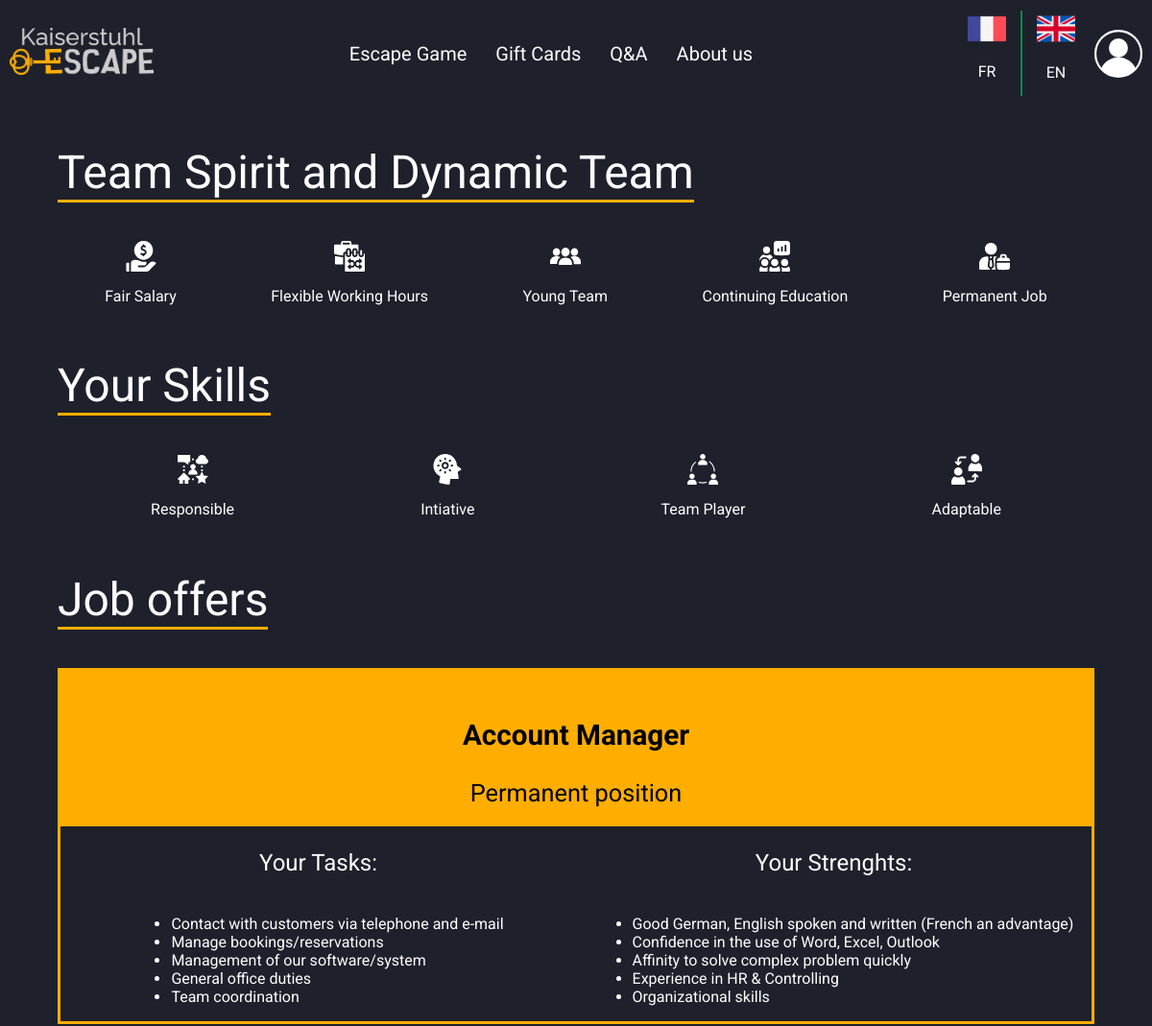
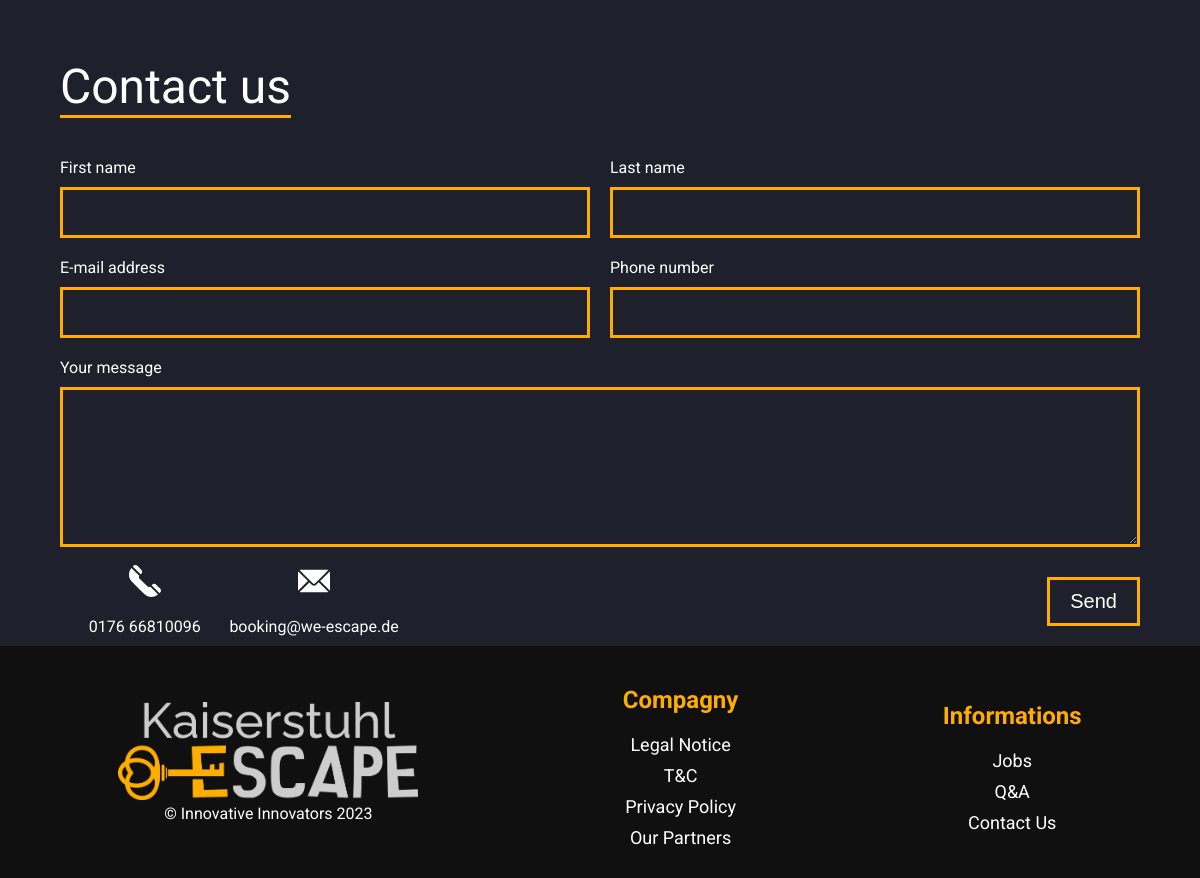
The app's page /index.php?action=jobs (signed in) with its own data (2 pictures, top to bottom).
### tables this page shows
CREATE TABLE `jobs` (
  `id_jobs` int(11) NOT NULL,
  `title` varchar(255) DEFAULT NULL,
  `titleFR` varchar(255) DEFAULT NULL,
  `position` varchar(255) DEFAULT NULL,
  `positionFR` varchar(255) DEFAULT NULL,
  `task` text DEFAULT NULL,
  `taskFR` text DEFAULT NULL,
  `strength` text DEFAULT NULL,
  `strengthFR` text DEFAULT NULL,
  `visible` tinyint(1) DEFAULT NULL
);

### vue/vue.class.php (called while the page is built, shortened)
<?php
class vue
{
    private $fichierVue;
    public function __construct($action)
    {
        $this->fichierVue = "vue/vue" . $action . ".php";
    }
    public function afficher($data, $title)
    {
        require $this->fichierVue;
        require "gabarit.php";
    }
}

### controleur/ctrJobs.class.php (called while the page is built)
<?php
require_once "modele/jobs.class.php";
require_once "vue/vue.class.php";
class ctrJobs
{
    public $jobs;
    public function __construct()
    {
        $this->jobs = new jobs();
    }
    public function jobs()
    {
        $jobs = $this->jobs->getJobsVisible();
        $title = "Jobs - Kaiserstuhl escape";
        $objVue = new vue("Jobs");
        $objVue->afficher(array("jobs" => $jobs), $title);
    }
}

### index.php (called while the page is built, shortened)
<?php
require "includes/default_config.php";
$objRouteur = new Routeur();
$objRouteur->routeurRequete();

### modele/jobs.class.php (called while the page is built, shortened)
<?php
require_once "modele/bdd.class.php";
class jobs extends bdd
{
    public function getJobsVisible()
    {
        $req = "SELECT * FROM jobs WHERE visible = 1";
        $jobs = $this->execReq($req);
        return $jobs;
    }
}

### includes/default_config.php (called while the page is built, shortened)
<?php
$conf = new stdClass();
$conf->DBHOST = config::$DBHost ?? "localhost";
$conf->DBUSER = config::$DBUser ?? "root";
$conf->DBNAME = config::DBNAME;
$conf->DBPWD = config::$DBPwd ?? "admin";

### modele/bdd.class.php (called while the page is built, shortened)
<?php
abstract class bdd
{
    private $bdd;
    protected function execReq($req)
    {
        $reponse = $this->connexionBDD()->query($req);
        $resultat = $reponse->fetchAll(PDO::FETCH_ASSOC);
        return $resultat;
    }
    private function connexionBDD()
    {
        global $conf;
        if (!isset($this->bdd))
            try {
                $options = array(PDO::MYSQL_ATTR_INIT_COMMAND => "SET NAMES utf8");
                $this->bdd = new PDO('mysql:host=' . $conf->DBHOST . ';dbname=' . $conf->DBNAME, $conf->DBUSER, $conf->DBPWD, $options);
            } catch (Exception $err) {
                throw new Exception("Connexion à la BDD");
            }
        return $this->bdd;
    }
}

### vue/vueJobs.php (the view, shortened to what this page needs)
<h2 class="titleUnderline"><?= JOBS_TITLE ?></h2>
<div class="jobsFirstIcons jobsIcons">
    <div class="jobsIcon">
        <img src="img/svg/moneyHand.svg" alt="Money in a hand">
        <p><?= JOBS_LOGO_1_1 ?></p>
    </div>
    <div class="jobsIcon">
        <img src="img/svg/work.svg" alt="Briefcase">
        <p><?= JOBS_LOGO_1_2 ?></p>
    </div>
    <div class="jobsIcon">
        <img src="img/svg/audience.svg" alt="3 people">
        <p><?= JOBS_LOGO_1_3 ?></p>
    </div>
    <div class="jobsIcon">
        <img src="img/svg/presentation.svg" alt="Presentation with a group of people">
        <p><?= JOBS_LOGO_1_4 ?></p>
    </div>
    <div class="singleLigneJobs">
        <div class="jobsIcon">
            <img src="img/svg/employee.svg" alt="An employee">
            <p><?= JOBS_LOGO_1_5 ?></p>
        </div>
    </div>
</div>
<h2 class="titleUnderline"><?= JOBS_H2_1 ?></h2>
<div class="jobsFirstIcons jobsIcons">
    <div class="jobsIcon">
        <img src="img/svg/userResponsability.svg" alt="User with responsabilties">
        <p><?= JOBS_LOGO_2_1 ?></p>
    </div>
    <div class="jobsIcon">
        <img src="img/svg/positive.svg" alt="A human head with a sun into it">
        <p><?= JOBS_LOGO_2_2 ?></p>
    </div>
    <div class="jobsIcon">
        <img src="img/svg/team.svg" alt="A team of persons">
        <p><?= JOBS_LOGO_2_3 ?></p>
    </div>
    <div class="jobsIcon">
        <img src="img/svg/exchange.svg" alt="Two persons making a exchange">
        <p><?= JOBS_LOGO_2_4 ?></p>
    </div>
</div>
<h2 class="titleUnderline"><?= JOBS_H2_2 ?></h2>
<div class="jobsOffers">
    <?php
    foreach ($jobs as $job) {
        ?>
        <div class="topJob">
            <div class="titleJob">
                <?php
                if ($_SESSION['lang'] == "fr") {
                    $jobTitle = $job['titleFR'];
                    $jobPosition = $job['positionFR'];
                } elseif ($_SESSION['lang'] == "en") {
                    $jobTitle = $job['title'];
                    $jobPosition = $job['position'];
                } else {
                    $jobTitle = $job['title'];
                    $jobPosition = $job['position'];
                }
                ?>
                <h3><?= $jobTitle ?></h3>
                <p><?= $jobPosition ?></p>
            </div>
            <div class="grid1fr">
                <div class="taskJobOffer">
                    <p><?= JOBS_TASK ?></p>
                    <ul>
                        <?php
                        if ($_SESSION['lang'] == "fr") {
                            $jobTask = $job['taskFR'];
                        } elseif ($_SESSION['lang'] == "en") {
                            $jobTask = $job['task'];
                        } else {
                            $jobTask = $job['task'];
                        }
                        $jobTaskFinal = str_replace("\r", "<li>", $jobTask);
                        $jobTaskFinal = "<li>" . $jobTaskFinal;
                        echo $jobTaskFinal . "</li>";
                        ?>
                    </ul>
                </div>
                <div class="strenghtJobOffer">
                    <p><?= JOBS_STRENGHT ?></p>
                    <ul>
                        <?php
                        if ($_SESSION['lang'] == "fr") {
                            $jobStrength = $job['strengthFR'];
                        } elseif ($_SESSION['lang'] == "en") {
                            $jobStrength = $job['strength'];
                        } else {
                            $jobStrength = $job['strength'];
                        }
                        $jobStrengthFinal = str_replace("\r", "<li>", $jobStrength);
                        $jobStrengthFinal = "<li>" . $jobStrengthFinal;
                        echo $jobStrengthFinal . "</li>";
                        ?>
                    </ul>
                </div>
            </div>
        </div>
        <?php
    }
    ?>
</div>
<h2 class="titleUnderline"><?= JOBS_H2_3 ?></h2>
<form class="contactForm contactJobs" action="index.php?action=sendForm" method="post">
    <div class="formGroup">
        <label>
            <?= CONTACT_FORM_FIRST_NAME ?>
            <input type="text" id="firstName" name="firstName" required>
        </label>
    </div>
    <div class="formGroup">
        <label>
            <?= CONTACT_FORM_LAST_NAME ?>
            <input type="text" id="name" name="name" required>
        </label>
    </div>
    <div class="formGroup">
        <label>
            <?= CONTACT_FORM_EMAIL ?>
            <input type="email" id="email" name="email" required>
        </label>
    </div>
    <div class="formGroup">
        <label>
            <?= CONTACT_FORM_PHONE ?>
            <input type="tel" id="phone" name="phone" required>
        </label>
    </div>
    <div class="formGroup nop">
        <label>
            <?= CONTACT_FORM_MESSAGE ?>
            <textarea name="message" id="message" cols="30" rows="10" required></textarea>
        </label>
    </div>
    <div class="formGroup formInput right">
        <input type="submit" value="<?= CONTACT_FORM_SUBMIT ?>">
    </div>
    <div class="contactInfos">
        <div>
            <img src="img/svg/tel.svg" alt="Phone Icon">
            <a href="tel:017666810096">0176 66810096</a>
        </div>
        <div>
            <img src="img/svg/email.svg" alt="Mail Icon">
            <a href="mailto:booking@we-escape.de">booking@we-escape.de</a>
        </div>
    </div>
</form>

### styles/style.css (style rules this page uses)
:root { --background: #1E212B; --yellow: #FFAE00; --green: #038C4C; --black: #101010; --lightBlue: #373D50; --red: #fb4d3d; --lightGrey: #a4a4a4; --veryLightBlue: #6A7497; --grey: #D9D9D9; }
html, body { height: 100%; }
body { margin: 0; background-color: var(--background); font-family: 'Roboto', sans-serif; display: grid; grid-template-rows: auto 1fr auto; grid-template-columns: 100%; }
img { width: 100%; height: auto; }
input[type="submit"], button { cursor: pointer; }
.titleUnderline { position: relative; display: inline-block; font-size: 32px; font-weight: 400; border-bottom: var(--yellow) solid 3px; }
.titleUnderline::after { content: ""; position: absolute; border-bottom: var(--yellow) 3px solid; }
.contactForm { display: grid; gap: 20px; }
.contactForm label { display: grid; flex-direction: column; width: 100%; }
.contactForm input, .contactForm textarea { border: var(--yellow) 3px solid; background-color: var(--background); color: white; margin-top: 10px; }
.contactForm input { padding: 15px; }
.contactForm input[type="submit"] { padding: 10px 20px; font-size: 20px; }
.formInput { justify-self: end; }
.contactInfos div { display: flex; gap: 20px; align-items: center; margin-top: 10px; }
.contactInfos img { width: 32px; height: 32px; }
.contactInfos a { text-decoration: none; color: white; }
.jobsIcons img { width: 32px; height: 32px; }
.jobsIcon { display: flex; flex-direction: column; justify-content: center; align-items: center; }
.jobsFirstIcons { display: grid; grid-template-columns: repeat(2, 1fr); }
.singleLigneJobs { display: flex; justify-content: center; align-items: center; }
.titleJobOffer, .taskJobOffer, .strenghtJobOffer { display: flex; flex-direction: column; justify-content: center; align-items: center; }
.taskJobOffer p, .strenghtJobOffer p { font-size: 24px; font-weight: 400; }
a { text-decoration: none; }
.topJob { border: var(--yellow) 3px solid; margin-bottom: 20px; }
.titleJob { background-color: var(--yellow); color: black; display: flex; flex-direction: column; justify-content: center; align-items: center; text-align: center; padding: 20px; font-size: 19pt; }
.titleJob p { margin: 0; }

### styles/stylePC.css (style rules this page uses)
.titleUnderline { font-size: 48px; }
.jobsFirstIcons { display: grid; grid-template-columns: 1fr 1fr auto; }
.contactForm { position: relative; display: grid; grid-template-columns: 1fr 1fr; }
.nop { grid-column: 1/3; }
.right { grid-column: 1/3; }
.contactInfos { position: absolute; bottom: -10px; display: grid; grid-template-columns: 1fr 1fr 1fr; }
.contactInfos div { flex-direction: column; }
.jobsFirstIcons { display: flex; justify-content: space-around; align-items: center; }
.grid1fr { display: grid; grid-template-columns: 1fr 1fr; }

### records on screen
jobs: title "Account Manager", position "Permanent position", task "Contact with customers via telephone and e-mail Manage bookings/reservations Management of our software/system General office duties Team coordination", strength "Good German, English spoken and written (French an advantage) Confidence in the use of Word, Excel, Outlook Affinity to solve complex problem quickly Experience in HR & Controlling Organizational skills"

### other values on screen
MENU_ESCAPE_GAME "Escape Game"
MENU_GIFT_CARDS "Gift Cards"
MENU_Q_AND_A "Q&A"
MENU_ABOUT_US "About us"
JOBS_TITLE "Team Spirit and Dynamic Team"
JOBS_LOGO_1_1 "Fair Salary"
JOBS_LOGO_1_2 "Flexible Working Hours"
JOBS_LOGO_1_3 "Young Team"
JOBS_LOGO_1_4 "Continuing Education"
JOBS_LOGO_1_5 "Permanent Job"
JOBS_H2_1 "Your Skills"
JOBS_LOGO_2_1 "Responsible"
JOBS_LOGO_2_2 "Intiative"
JOBS_LOGO_2_3 "Team Player"
JOBS_LOGO_2_4 "Adaptable"
